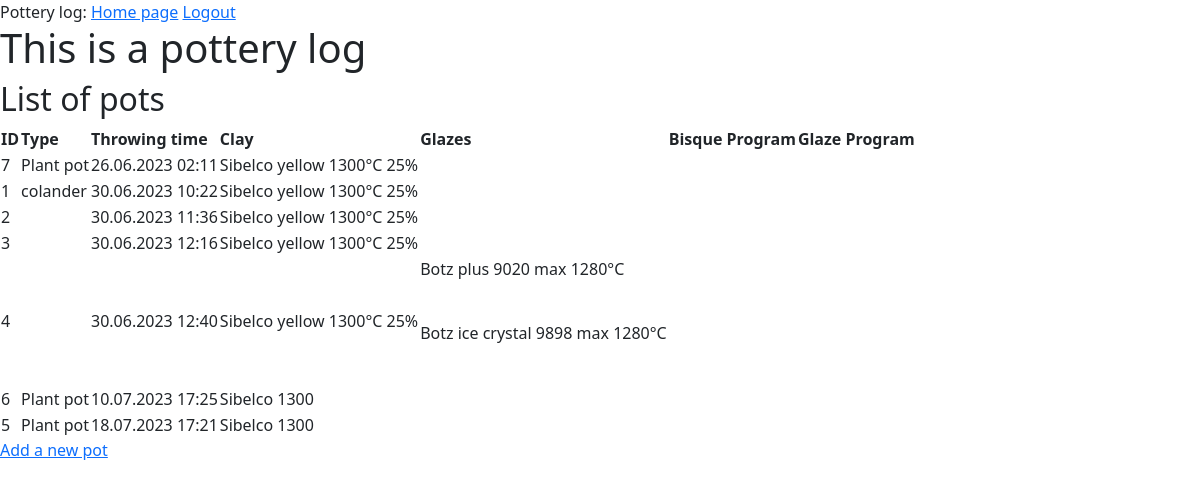
Before: /index (signed in) with the older database file.
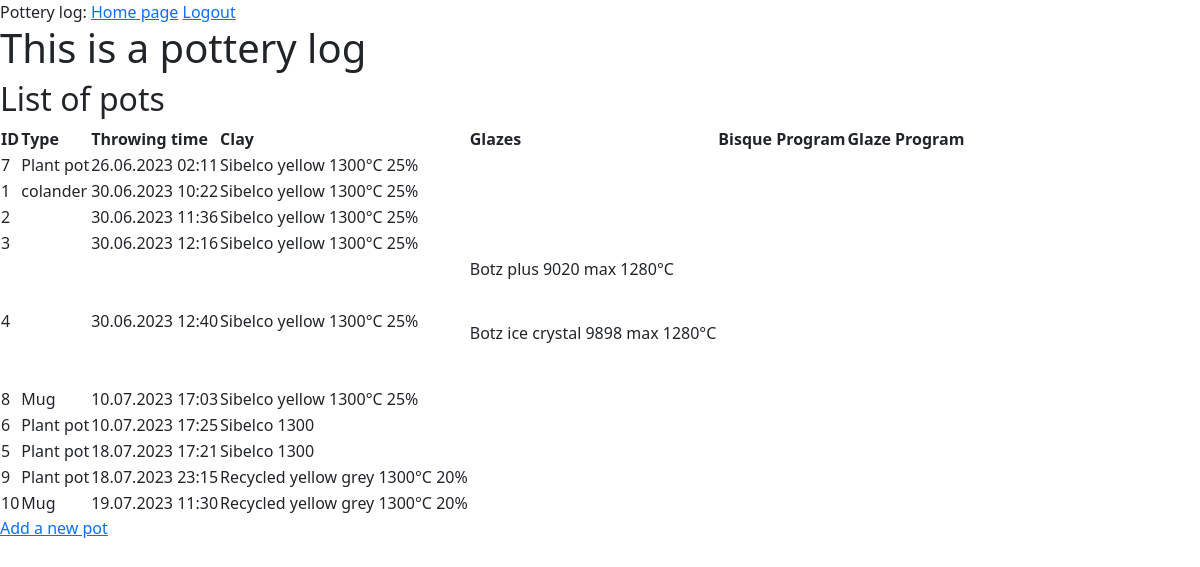
After: the same page with the newer database file.
### app/models.py (models this page shows, shortened)
class Pot(db.Model):
    __tablename__ = 'pot'
    id = db.Column(db.Integer, primary_key=True)
    vessel_type = db.Column(db.String(50))
    clay_type = db.Column(db.Integer, db.ForeignKey('clay.id'), index=True)
    author = db.Column(db.String(30), index=True)
    throw_date = db.Column(db.DateTime, index=True, default=lambda: germany_timezone.localize(datetime.now()))
    throw_weight = db.Column(db.Integer, index=True)
    throw_weight_unit = db.Column(db.String(10), default='g')
    throw_height = db.Column(db.String(140))
    throw_width = db.Column(db.String(140))
    throw_dimensions_unit = db.Column(db.String(10), default='cm')
    throw_notes = db.Column(db.Text)
    trim_date = db.Column(db.DateTime, index=True)
    trim_weight = db.Column(db.Integer, index=True)
    trim_weight_unit = db.Column(db.String(10))
    trim_surface_treatment = db.Column(db.String(140), index=True)
    trim_notes = db.Column(db.Text)
    bisque_fire_start = db.Column(db.DateTime, index=True)
    bisque_fire_program_id = db.Column(db.Integer, db.ForeignKey('firing_program.id'), index=True)
    bisque_fired_with_program = db.relationship('FiringProgram', back_populates='bisque_pots', foreign_keys=[bisque_fire_program_id])
    bisque_fire_kiln_id = db.Column(db.Integer, db.ForeignKey('kiln.id'), index=True)
    bisque_fired_with_kiln = db.relationship('Kiln', back_populates='bisque_fired_pots', foreign_keys=[bisque_fire_kiln_id])
    bisque_fire_end = db.Column(db.DateTime)
    bisque_fire_open = db.Column(db.DateTime)
    bisque_fire_notes = db.Column(db.Text)
    glaze_date = db.Column(db.DateTime, index=True)
    used_glazes = db.relationship('Glaze', secondary=pot_glaze, back_populates='glazed_pots', lazy='dynamic')
    glaze_notes = db.Column(db.Text)
    glaze_fire_start = db.Column(db.DateTime, index=True)
    glaze_fire_program_id = db.Column(db.Integer, db.ForeignKey('firing_program.id'), index=True)
    glaze_fired_with_program = db.relationship('FiringProgram', back_populates='glaze_pots', foreign_keys=[glaze_fire_program_id])
    glaze_fire_kiln_id = db.Column(db.Integer, db.ForeignKey('kiln.id'), index=True)
    glaze_fired_with_kiln = db.relationship('Kiln', back_populates='glaze_fired_pots', foreign_keys=[glaze_fire_kiln_id])
    glaze_fire_end = db.Column(db.DateTime, index=True)
    glaze_fire_open = db.Column(db.DateTime, index=True)
    glaze_fire_notes = db.Column(db.Text)
    def get_glaze_info(self):
        glaze_info = []
        for glaze in self.used_glazes:
            glaze_info.append(f'{glaze.brand} {glaze.color} {glaze.brand_id} max {glaze.temp_max}°{glaze.temp_unit}')
        return glaze_info
    def get_clay_info(self):
        clay = Clay.query.get(self.clay_type)
        if clay:
            return '{} {} {}°{} {}%'.format(clay.brand, clay.color, clay.temp_max, clay.temp_unit, clay.grog_percent)
        return self.clay_type

class Clay(db.Model):
    __tablename__ = 'clay'
    id = db.Column(db.Integer, primary_key=True)
    brand = db.Column(db.String(140), index=True)
    color = db.Column(db.String(140))
    temp_min = db.Column(db.Integer)
    temp_max = db.Column(db.Integer)
    temp_unit = db.Column(db.String(10), default='C')
    grog_percent = db.Column(db.Integer)
    grog_size_max = db.Column(db.Float)
    grog_size_unit = db.Column(db.String(10), default='mm')
    pots = db.relationship('Pot', backref='made_with_clay', lazy='dynamic')

### app/controller.py (the view)
@app.route('/')
@app.route('/home')
@app.route('/index')
@login_required
def index():
    pots = Pot.query.order_by(Pot.throw_date.asc()).all()
    return render_template('index.html', title='Pottery log', pots=pots)

### app/models.py (called while the page is built)
@login.user_loader
def load_user(id):
    return User.query.get(int(id))

### app/templates/index.html
{% extends 'layout.html' %}
{% block main %}
<h1>This is a pottery log</h1>
<div>
    <h2>List of pots</h2>
    <table>
        <thead>
            <tr>
                <th>ID</th>
                <th>Type</th>
                <th>Throwing time</th>
                <th>Clay</th>
                <th>Glazes</th>
                <th>Bisque Program</th>
                <th>Glaze Program</th>
            </tr>
        </thead>
        <tbody>
            {% for pot in pots %}
            <tr>
                <td>{{ pot.id }}</td>
                <td>{{ pot.vessel_type or ''}}</td>
                <td>{{ pot.throw_date.strftime('%d.%m.%Y %H:%M') or ''}}</td>
                <td>{{ pot.get_clay_info() or '' }}</td>
                <td>{% for glaze in pot.get_glaze_info() %}
                    <p>{{ glaze or '' }}</p><br>
                    {% endfor %}
                </td>
            </tr>
            {% endfor %}
        </tbody>
    </table>
    <div>
        <a href="{{ url_for('add_pot') }}" class="button">Add a new pot</a>
    </div>
</div>
{% endblock %}

### app/templates/layout.html (shortened to what this page needs)
<!DOCTYPE html>
<html lang="en">
    <head>
        <link href="https://cdn.jsdelivr.net/npm/bootstrap@5.1.3/dist/css/bootstrap.min.css" rel="stylesheet">
        <link href="/static/styles.css" rel="stylesheet">
        <link rel="stylesheet" href="https://cdn.jsdelivr.net/npm/bootstrap-icons@1.8.0/font/bootstrap-icons.css">
    </head>
    <body>
        <main>
            <div>
                Pottery log:
                <a href="{{ url_for('index') }}">Home page</a>
                {% if current_user.is_anonymous %}
                <a href="{{ url_for('login') }}">Login</a>
                {% else %}
                <a href="{{ url_for('logout') }}">Logout</a>
                {% endif %}
            </div>
            {% block main %}
            {% endblock %}
        </main>
    </body>
</html>

Changed rows visible on the page:
added Pot: id "8", vessel_type "Mug", throw_date "10.07.2023 17:03", clay_type.grog_percent "Sibelco yellow 1300°C 25%"
added Pot: id "9", vessel_type "Plant pot", throw_date "18.07.2023 23:15", clay_type.grog_percent "Recycled yellow grey 1300°C 20%"
added Pot: id "10", vessel_type "Mug", throw_date "19.07.2023 11:30", clay_type.grog_percent "Recycled yellow grey 1300°C 20%"
